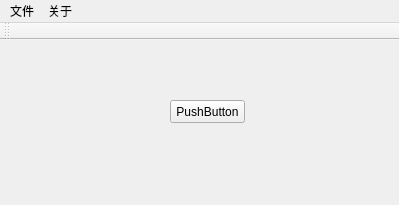
<?xml version="1.0" encoding="UTF-8"?>
<ui version="4.0">
 <class>MainWindow</class>
 <widget class="QMainWindow" name="MainWindow">
  <property name="geometry">
   <rect>
    <x>0</x>
    <y>0</y>
    <width>399</width>
    <height>205</height>
   </rect>
  </property>
  <property name="windowTitle">
   <string>MainWindow</string>
  </property>
  <widget class="QWidget" name="centralWidget">
   <widget class="QPushButton" name="pushButton">
    <property name="geometry">
     <rect>
      <x>170</x>
      <y>60</y>
      <width>75</width>
      <height>23</height>
     </rect>
    </property>
    <property name="text">
     <string>PushButton</string>
    </property>
   </widget>
  </widget>
  <widget class="QToolBar" name="toolBar">
   <property name="windowTitle">
    <string>toolBar</string>
   </property>
   <attribute name="toolBarArea">
    <enum>TopToolBarArea</enum>
   </attribute>
   <attribute name="toolBarBreak">
    <bool>false</bool>
   </attribute>
  </widget>
  <widget class="QMenuBar" name="menuBar">
   <property name="geometry">
    <rect>
     <x>0</x>
     <y>0</y>
     <width>399</width>
     <height>23</height>
    </rect>
   </property>
   <widget class="QMenu" name="menu">
    <property name="title">
     <string>文件</string>
    </property>
    <addaction name="actionnew"/>
    <addaction name="actionopen"/>
   </widget>
   <widget class="QMenu" name="menu_2">
    <property name="title">
     <string>关于</string>
    </property>
    <addaction name="actionAbout"/>
    <addaction name="separator"/>
   </widget>
   <addaction name="menu"/>
   <addaction name="menu_2"/>
  </widget>
  <action name="actionnew">
   <property name="text">
    <string>new</string>
   </property>
  </action>
  <action name="actionopen">
   <property name="text">
    <string>open</string>
   </property>
  </action>
  <action name="actionAbout">
   <property name="text">
    <string>About</string>
   </property>
  </action>
 </widget>
 <resources/>
 <connections/>
</ui>
